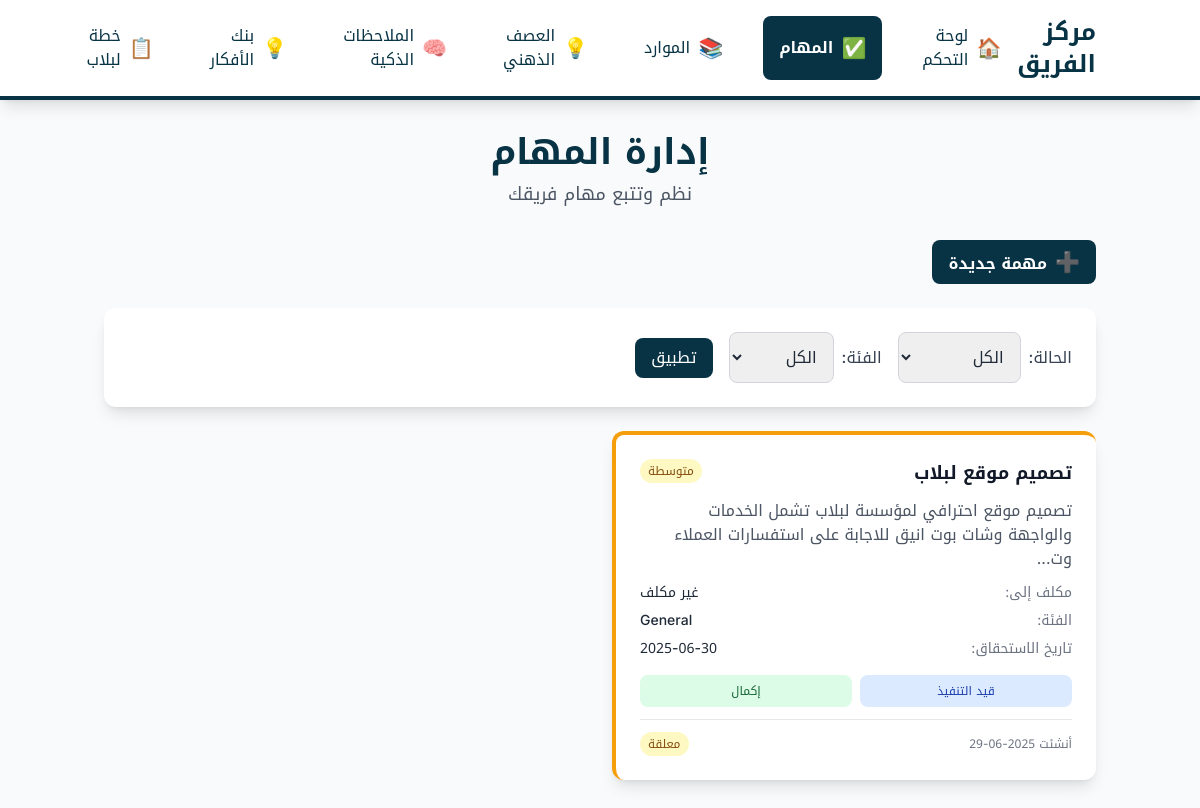
The page /tasks on the database its author committed.
### app.py (models this page shows)
class Task(db.Model):
    id = db.Column(db.Integer, primary_key=True)
    title = db.Column(db.String(200), nullable=False)
    description = db.Column(db.Text)
    status = db.Column(db.String(20), default='pending')
    priority = db.Column(db.String(10), default='medium')
    assigned_to = db.Column(db.String(100))
    due_date = db.Column(db.Date)
    created_at = db.Column(db.DateTime, default=datetime.utcnow)
    category = db.Column(db.String(50), default='general')

### app.py (the view)
@app.route('/tasks')
def tasks():
    status_filter = request.args.get('status', 'all')
    category_filter = request.args.get('category', 'all')
    query = Task.query
    if status_filter != 'all':
        query = query.filter_by(status=status_filter)
    if category_filter != 'all':
        query = query.filter_by(category=category_filter)
    tasks = query.order_by(Task.created_at.desc()).all()
    categories = db.session.query(Task.category).distinct().all()
    return render_template('tasks.html', tasks=tasks, categories=categories,
                         current_status=status_filter, current_category=category_filter)

### templates/tasks.html (shortened to what this page needs)
{% extends "base.html" %}
{% block content %}
<header class="text-center mb-8">
    <h1 class="text-3xl md:text-4xl font-bold text-cyan-950">إدارة المهام</h1>
    <p class="text-lg text-gray-600 mt-2">نظم وتتبع مهام فريقك</p>
</header>
<div class="flex justify-between items-center mb-6">
    <div class="flex space-x-4 space-x-reverse">
        <a href="{{ url_for('new_task') }}" class="nav-btn bg-cyan-950 text-white hover:bg-cyan-800 font-bold py-2 px-4 rounded-lg">
            <span class="text-xl ml-2">➕</span>مهمة جديدة
        </a>
    </div>
</div>
<div class="bg-white p-6 rounded-xl shadow-lg mb-6">
    <div class="flex flex-wrap gap-4 items-center">
        <div class="flex items-center space-x-2 space-x-reverse">
            <label for="status-filter" class="font-medium text-gray-700">الحالة:</label>
            <select id="status-filter" class="border border-gray-300 rounded-lg px-3 py-2 focus:ring-2 focus:ring-cyan-500 focus:border-transparent">
                <option value="all" {{ 'selected' if current_status == 'all' else '' }}>الكل</option>
            </select>
        </div>
        <div class="flex items-center space-x-2 space-x-reverse">
            <label for="category-filter" class="font-medium text-gray-700">الفئة:</label>
            <select id="category-filter" class="border border-gray-300 rounded-lg px-3 py-2 focus:ring-2 focus:ring-cyan-500 focus:border-transparent">
                <option value="all" {{ 'selected' if current_category == 'all' else '' }}>الكل</option>
            </select>
        </div>
        <button onclick="applyFilters()" class="bg-cyan-950 text-white px-4 py-2 rounded-lg hover:bg-cyan-800">تطبيق</button>
    </div>
</div>
{% if tasks %}
    <div class="grid grid-cols-1 md:grid-cols-2 xl:grid-cols-3 gap-6">
        {% for task in tasks %}
            <div class="card bg-white p-6 rounded-xl shadow-lg status-{{ task.status }} priority-{{ task.priority }}">
                <div class="flex justify-between items-start mb-3">
                    <h3 class="text-lg font-bold text-gray-900">{{ task.title }}</h3>
                    <div class="flex space-x-2 space-x-reverse">
                        <span class="px-2 py-1 text-xs font-medium rounded-full
                            {{ 'bg-red-100 text-red-800' if task.priority == 'high' else
                               'bg-yellow-100 text-yellow-800' if task.priority == 'medium' else
                               'bg-green-100 text-green-800' }}">
                            {{ 'عالية' if task.priority == 'high' else 'متوسطة' if task.priority == 'medium' else 'منخفضة' }}
                        </span>
                    </div>
                </div>
                {% if task.description %}
                    <p class="text-gray-600 mb-3">{{ task.description[:100] }}{{ '...' if task.description|length > 100 else '' }}</p>
                {% endif %}
                <div class="space-y-2 mb-4">
                    <div class="flex items-center justify-between text-sm">
                        <span class="text-gray-500">مكلف إلى:</span>
                        <span class="font-medium">{{ task.assigned_to or 'غير مكلف' }}</span>
                    </div>
                    <div class="flex items-center justify-between text-sm">
                        <span class="text-gray-500">الفئة:</span>
                        <span class="font-medium">{{ task.category.title() }}</span>
                    </div>
                    {% if task.due_date %}
                        <div class="flex items-center justify-between text-sm">
                            <span class="text-gray-500">تاريخ الاستحقاق:</span>
                            <span class="font-medium">{{ task.due_date.strftime('%Y-%m-%d') }}</span>
                        </div>
                    {% endif %}
                </div>
                <div class="flex space-x-2 space-x-reverse">
                    {% if task.status != 'in_progress' %}
                        <a href="{{ url_for('update_task_status', task_id=task.id, status='in_progress') }}"
                           class="flex-1 text-center py-2 px-3 text-xs font-medium bg-blue-100 text-blue-800 rounded-lg hover:bg-blue-200">
                            قيد التنفيذ
                        </a>
                    {% endif %}
                    {% if task.status != 'completed' %}
                        <a href="{{ url_for('update_task_status', task_id=task.id, status='completed') }}"
                           class="flex-1 text-center py-2 px-3 text-xs font-medium bg-green-100 text-green-800 rounded-lg hover:bg-green-200">
                            إكمال
                        </a>
                    {% endif %}
                </div>
                <div class="mt-3 pt-3 border-t border-gray-200">
                    <div class="flex justify-between items-center text-xs text-gray-500">
                        <span>أنشئت {{ task.created_at.strftime('%Y-%m-%d') }}</span>
                        <span class="px-2 py-1 rounded-full
                            {{ 'bg-green-100 text-green-800' if task.status == 'completed' else
                               'bg-blue-100 text-blue-800' if task.status == 'in_progress' else
                               'bg-yellow-100 text-yellow-800' }}">
                            {{ 'مكتملة' if task.status == 'completed' else 'قيد التنفيذ' if task.status == 'in_progress' else 'معلقة' }}
                        </span>
                    </div>
                </div>
            </div>
        {% endfor %}
    </div>
{% endif %}
{% endblock %}

### templates/base.html (style rules this page uses)
body { font-family: "Noto Kufi Arabic", 'Inter', sans-serif; font-optical-sizing: auto; font-weight: 400; font-style: normal; background-color: #F8F9FA; }
.nav-btn { transition: all 0.3s ease; }
.card { transition: transform 0.3s ease, box-shadow 0.3s ease; border-top-width: 4px; }
.status-pending { border-top-color: #f59e0b; }
.priority-medium { border-left: 4px solid #f59e0b; }

### rows shown on the page
Task: title "تصميم موقع لبلاب", priority "متوسطة", description "تصميم موقع احترافي لمؤسسة لبلاب تشمل الخدمات والواجهة وشات بوت انيق للاجابة على استفسارات العملاء وت", description "...", assigned_to "غير مكلف", category "General", due_date "2025-06-30", created_at "2025-06-29", status "معلقة"
